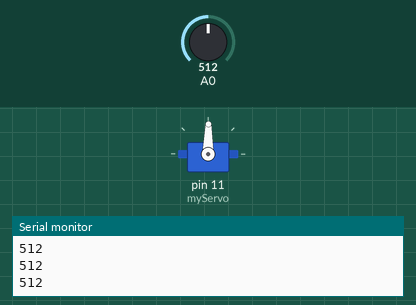
Recording of a sketch running on a simulated Arduino Uno, built with avr-gcc and run on an emulated ATmega328P. Parts: servo, the last lines printed to the serial monitor. The test bench sets the inputs (shaded band); at power-on: A0 = 512.

Above: at 1.2 s.
1.3 s: A0 set to 716
At 1.9 s:
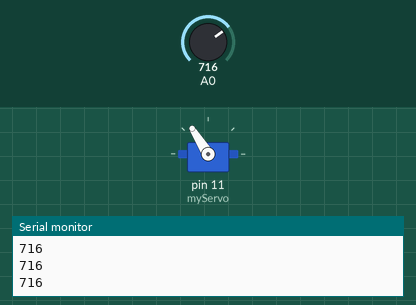
2.8 s: A0 set to 900
At 3.7 s:
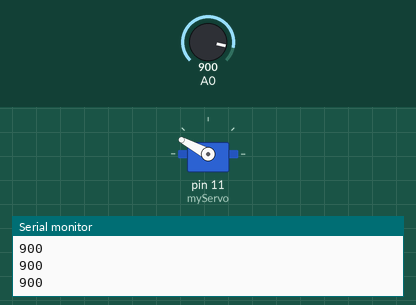
4.3 s: A0 set to 1023
At 4.9 s:
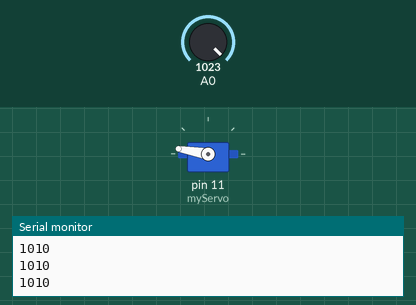
5.8 s: A0 set to 306
At 6.6 s:
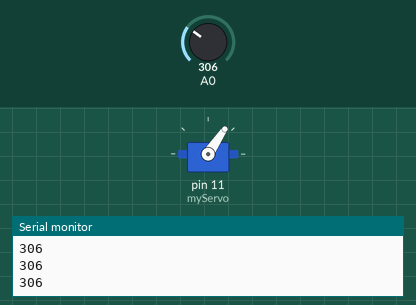
7.3 s: A0 set to 122
At 8.4 s:
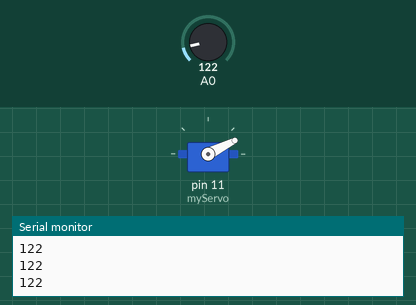
8.8 s: A0 set to 511
At 9.6 s:
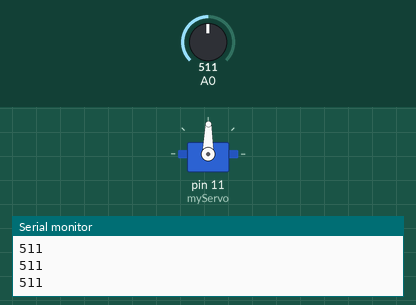
Timing chart, 0 to 11.3 s (numbered marks = the images above; inputs shaded):
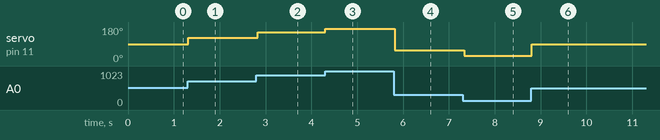

Measured:
- after the input at 1.3 s, servo on pin 11 (myServo): 89° → 122° at once
- after the input at 2.8 s, servo on pin 11 (myServo): 122° → 152° at once
- after the input at 4.3 s, servo on pin 11 (myServo): 152° → 170° at once
- after the input at 5.8 s, servo on pin 11 (myServo): 170° → 56° at once
- after the input at 7.3 s, servo on pin 11 (myServo): 56° → 27° at once
- after the input at 8.8 s, servo on pin 11 (myServo): 27° → 89° at once

The sketch:

week-4-class.ino
```cpp
#include <Servo.h>

Servo myServo;

void setup() {
  Serial.begin(9600);
  // pinMode(11, OUTPUT);
  // analogWrite(11, 1000);

  myServo.attach(11);
}

void loop() {
  int potValue = constrain(analogRead(A0), 15, 1010);
  Serial.println(potValue);
  int mappedValue = map(potValue, 15, 1010, 10, 170);

  myServo.write(mappedValue);
  delay(50);

  // tone(11, mappedValue, 100);
  // delay(100);

  // digitalWrite(3, HIGH);
  // delayMicroseconds(potValue); // debounce
  // digitalWrite(3, LOW);
  // delayMicroseconds(1023 - potValue); // debounce

  // if (potValue > 500) {
  //   digitalWrite(3, HIGH);
  // } else {
  //   digitalWrite(3, LOW);
  // }
}
```
